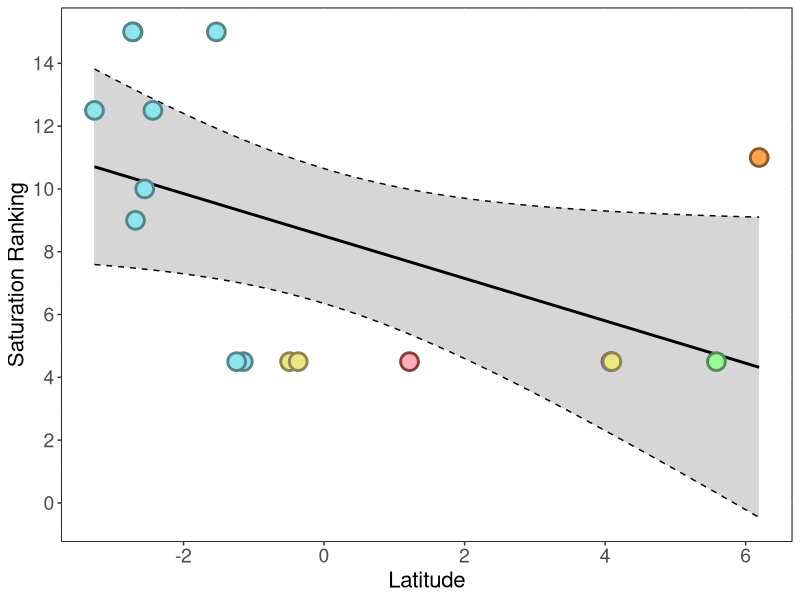

Reproduce this figure in R.
library(ggplot2)

PC1s <- list(
  AAb = -2.717806699,
  FR  = -1.533359504,
  HVb = -2.725215005,
  KOa = -2.552747662,
  KVc = -3.267275607,
  TUb = -2.683891919,
  USs = -2.436353559,
  BI  = -1.149596803,
  BOa = -1.244377396,
  Meligulata = 6.191907015,
  Mimperfecta = 4.082363159,
  Mcalifornica = 5.583553968,
  MJacquemontii = 1.215771352,
  Mciliata.516979 = 4.095789687,
  Mciliata.636632 = -0.490961526,
  Mciliata.31675  = -0.367799501
)

saturations <- list(
  AAb = 12,
  FR  = 12,
  HVb = 12,
  KOa = 6,
  KVc = 9,
  TUb = 3,
  USs = 9,
  BI  = 0,
  BOa = 0,
  Meligulata = 8,
  Mimperfecta = 0,
  Mcalifornica = 0,
  MJacquemontii = 0,
  Mciliata.516979 = 0,
  Mciliata.636632 = 0,
  Mciliata.31675  = 0
)

fill <- list(
  AAb = "cadetblue2",
  FR  = "cadetblue2",
  HVb = "cadetblue2",
  KOa = "cadetblue2",
  KVc = "cadetblue2",
  TUb = "cadetblue2",
  USs = "cadetblue2",
  BI  = "cadetblue2",
  BOa = "cadetblue2",
  Meligulata = "tan1",
  Mimperfecta = "plum",
  Mcalifornica = "palegreen",
  MJacquemontii = "lightpink1",
  Mciliata.516979 = "khaki2",
  Mciliata.636632 = "khaki2",
  Mciliata.31675  = "khaki2"
)

cols <- list(
  AAb = "cadetblue4",
  FR  = "cadetblue4",
  HVb = "cadetblue4",
  KOa = "cadetblue4",
  KVc = "cadetblue4",
  TUb = "cadetblue4",
  USs = "cadetblue4",
  BI  = "cadetblue4",
  BOa = "cadetblue4",
  Meligulata = "tan4",
  Mimperfecta = "orchid4",
  Mcalifornica = "palegreen4",
  MJacquemontii = "indianred4",
  Mciliata.516979 = "khaki4",
  Mciliata.636632 = "khaki4",
  Mciliata.31675  = "khaki4"
)


common_names <- intersect(names(PC1s), names(saturations))
xvals <- unlist(PC1s[common_names])
yvals <- unlist(saturations[common_names])
fill <- unlist(fill[common_names])
cols <- unlist(cols[common_names])

sptest <- cor.test(xvals, yvals, method = "spearman")
rho.sp <- round(sptest$estimate, 4)
p.sp <- round(sptest$p.value, 4)

print(paste("Spearman coeff.:", rho.sp))
print(paste("Spearman p-value:",p.sp))

# creating confidence interval
xrank <- rank(xvals)
yrank <- rank(yvals)
df <- data.frame(PC1=xvals, saturation=yrank, 
                 fill=fill, color=cols)
model <- lm(saturation ~ PC1, data = df)

x_grid <- data.frame(PC1 = seq(min(df$PC1), max(df$PC1), length.out = 200))
pred <- predict(model, newdata = x_grid, interval = "confidence")
df_pred <- cbind(x_grid, pred)

dev.new()
ggplot(df, aes(PC1, saturation)) +
  geom_smooth(method = "lm", color='black') +
  geom_line(aes(x = PC1, y = lwr), data=df_pred, 
            linetype = 2) +
  geom_line(aes(x = PC1, y = upr), data=df_pred, 
            linetype = 2) +
  geom_point(aes(fill=fill, color=color), shape=21, size=5, stroke=1.5) +
  theme(panel.background = element_rect(fill = "white", 
                                        colour = "grey50"),
        panel.border     = element_rect(fill = NA, 
                                        color = "black", linetype = "solid"))+
  scale_fill_identity() +
  scale_color_identity() +
  scale_y_continuous(breaks = c(0,2, 4, 6, 8,10,12,14,16)) +
  labs(x = "Latitude", y="Saturation Ranking") +
  theme(legend.position = "none",
        axis.text.x = element_text(size = 14),
        axis.text.y = element_text(size = 14),
        axis.title.x = element_text(size = 16),
        axis.title.y = element_text(size = 16))
